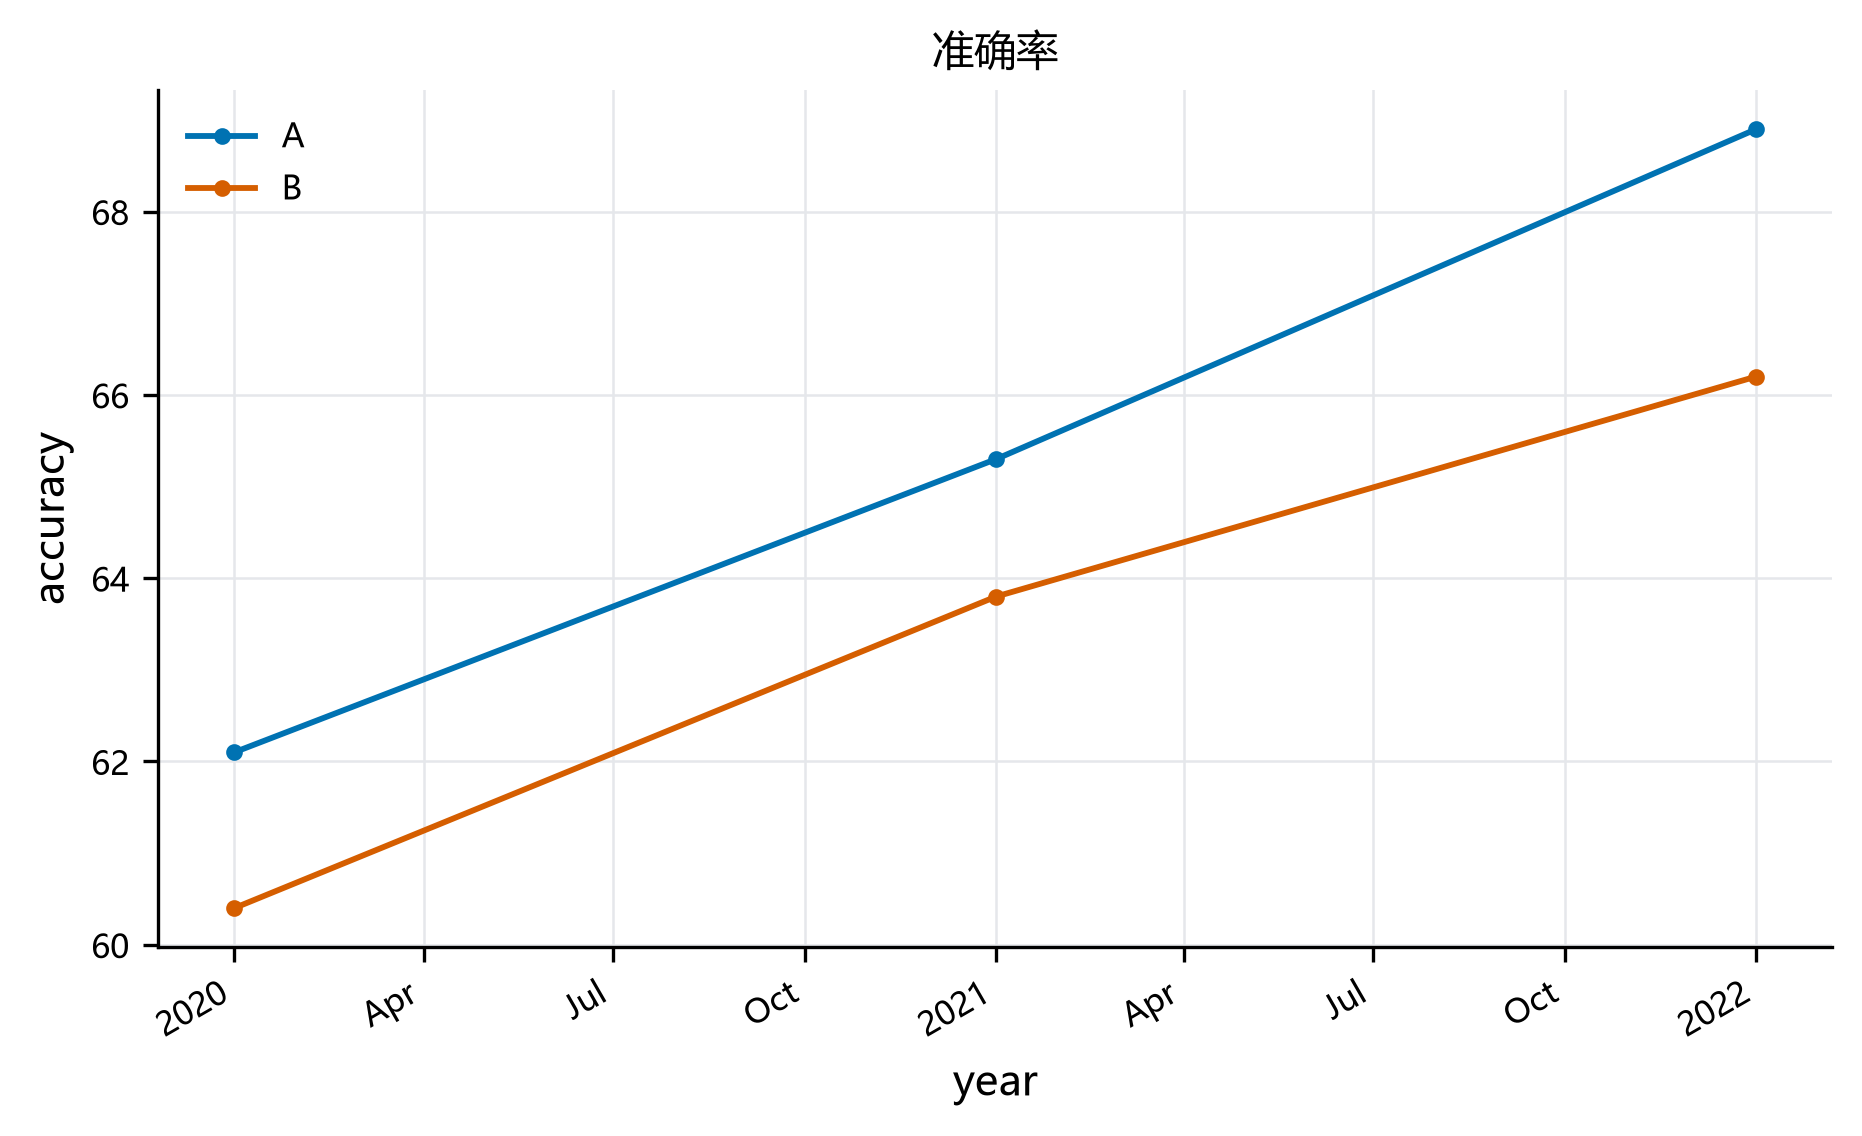

Python code for this plot:
#!/usr/bin/env python3
# -*- coding: utf-8 -*-
# 由 app.chart 生成；依赖：matplotlib>=3.5（pip install matplotlib）
# 运行：python figure.py figure.png
# 数据：脚本内置数据

import argparse
import csv
import math
import os
import statistics
from datetime import datetime

try:
    import matplotlib
    matplotlib.use("Agg")
    import matplotlib.pyplot as plt
    from matplotlib import dates as mdates
except ImportError:
    raise SystemExit("需要 matplotlib：pip install matplotlib")

PALETTE = ['#0072B2', '#D55E00', '#009E73', '#CC79A7', '#E69F00', '#56B4E9', '#000000', '#F0E442']
CJK = True

plt.rcParams.update({
    "font.family": "sans-serif",
    "font.sans-serif": (["Microsoft YaHei", "SimHei", "Noto Sans CJK SC",
                         "Arial", "DejaVu Sans"] if CJK
                        else ["Arial", "Helvetica", "DejaVu Sans"]),
    "font.size": 9,
    "axes.labelsize": 10,
    "axes.titlesize": 10,
    "legend.fontsize": 8,
    "xtick.labelsize": 8,
    "ytick.labelsize": 8,
    "axes.spines.top": False,
    "axes.spines.right": False,
    "axes.grid": True,
    "grid.color": "#E5E7EB",
    "grid.linewidth": 0.6,
    "axes.axisbelow": True,
    "figure.dpi": 150,
    "savefig.dpi": 300,
    "savefig.bbox": "tight",
})

CSV_PATH = ''
X_COL = 'year'
Y_COLS = ['accuracy']
SERIES_COL = 'model'
LABEL_COL = ''
LABELS = {'accuracy': 'accuracy', 'year': 'year', 'model': 'model'}
TITLE = '准确率'
X_LABEL = 'year'
Y_LABEL = 'accuracy'
TIME_AXIS = True
HORIZONTAL = False
POLAR = False
FIG_W = 7.2
FIG_H = 4.2
EMBEDDED_ROWS = [{'year': '2020', 'model': 'A', 'accuracy': '62.1'}, {'year': '2020', 'model': 'B', 'accuracy': '60.4'}, {'year': '2021', 'model': 'A', 'accuracy': '65.3'}, {'year': '2021', 'model': 'B', 'accuracy': '63.8'}, {'year': '2022', 'model': 'A', 'accuracy': '68.9'}, {'year': '2022', 'model': 'B', 'accuracy': '66.2'}]


def read_csv(path):
    last = None
    for enc in ("utf-8-sig", "utf-8", "gbk"):
        try:
            with open(path, newline="", encoding=enc) as fh:
                return list(csv.DictReader(fh))
        except UnicodeDecodeError as exc:
            last = exc
    raise SystemExit(f"无法解码 CSV：{path}（{last}）")


def load_rows(path):
    if path and os.path.exists(path):
        return read_csv(path)
    if EMBEDDED_ROWS:
        return EMBEDDED_ROWS
    raise SystemExit(f"找不到数据文件：{path}；请传入 CSV 路径")


def num(value):
    if value is None:
        return None
    s = str(value).strip().replace(",", "").replace("%", "")
    if not s or s.lower() in ("na", "n/a", "nan", "none", "-", "null"):
        return None
    try:
        return float(s)
    except ValueError:
        return None


def parse_time(value):
    s = str(value or "").strip()
    for fmt in ("%Y-%m-%d", "%Y/%m/%d", "%Y-%m-%d %H:%M",
                "%Y/%m/%d %H:%M", "%Y-%m", "%Y/%m", "%Y年%m月", "%Y年", "%Y"):
        try:
            return datetime.strptime(s, fmt)
        except ValueError:
            continue
    try:
        return datetime.fromisoformat(s)
    except ValueError:
        return None


def mean(values):
    return statistics.fmean(values) if values else 0.0


def save(fig, out_path):
    fig.savefig(out_path, dpi=300, bbox_inches="tight")
    plt.close(fig)
    print(f"已生成：{out_path}")


def main():
    ap = argparse.ArgumentParser(description="由 app.chart 生成的学术图表")
    ap.add_argument("csv", nargs="?", default=None, help="CSV 路径")
    ap.add_argument("out", nargs="?", default=None, help="输出 PNG 路径")
    args = ap.parse_args()
    csv_path = args.csv or CSV_PATH
    out_path = args.out or "figure.png"
    if args.csv and not args.out and args.csv.lower().endswith((".png", ".pdf", ".svg")):
        out_path = args.csv
        csv_path = CSV_PATH
    rows = load_rows(csv_path)
    if not rows:
        raise SystemExit("数据为空")
    if POLAR:
        fig, ax = plt.subplots(figsize=(FIG_W, FIG_H),
                               subplot_kw={"projection": "polar"})
    else:
        fig, ax = plt.subplots(figsize=(FIG_W, FIG_H))
    draw(ax, fig, rows)
    if TITLE:
        ax.set_title(TITLE)
    save(fig, out_path)


def draw(ax, fig, rows):
    data = {}
    for row in rows:
        xv = parse_time(row.get(X_COL)) if TIME_AXIS else num(row.get(X_COL))
        if xv is None:
            continue
        if SERIES_COL:
            yv = num(row.get(Y_COLS[0]))
            if yv is None:
                continue
            key = str(row.get(SERIES_COL) or "").strip() or "NA"
            data.setdefault(key, {}).setdefault(xv, []).append(yv)
        else:
            for ycol in Y_COLS:
                yv = num(row.get(ycol))
                if yv is None:
                    continue
                key = LABELS.get(ycol, ycol)
                data.setdefault(key, {}).setdefault(xv, []).append(yv)
    for i, key in enumerate(sorted(data)):
        xs = sorted(data[key])
        ys = [mean(data[key][x]) for x in xs]
        ax.plot(xs, ys, color=PALETTE[i % len(PALETTE)], marker="o", ms=3,
                linewidth=1.4, label=key if (SERIES_COL or len(Y_COLS) > 1) else None)
    if SERIES_COL or len(Y_COLS) > 1:
        ax.legend(frameon=False, loc="best")
    if TIME_AXIS:
        locator = mdates.AutoDateLocator()
        ax.xaxis.set_major_locator(locator)
        ax.xaxis.set_major_formatter(mdates.ConciseDateFormatter(locator))
        fig.autofmt_xdate()
    ax.set_xlabel(X_LABEL)
    ax.set_ylabel(Y_LABEL)


if __name__ == "__main__":
    main()
